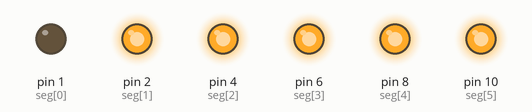
Recording of a sketch running on a simulated Arduino Uno, built with avr-gcc and run on an emulated ATmega328P. Parts: output pins drawn as LEDs (lit = HIGH).

Above: at 0.1 s.
At 0.5 s:
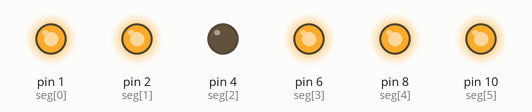
At 0.9 s:
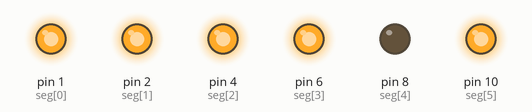
At 1.1 s:
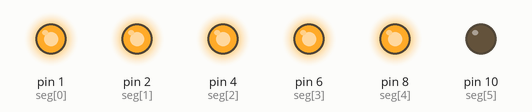
At 1.9 s:
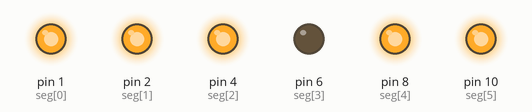
At 2.7 s:
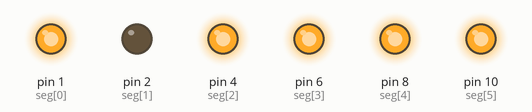
Timing chart, 0 to 3.0 s (numbered marks = the images above):
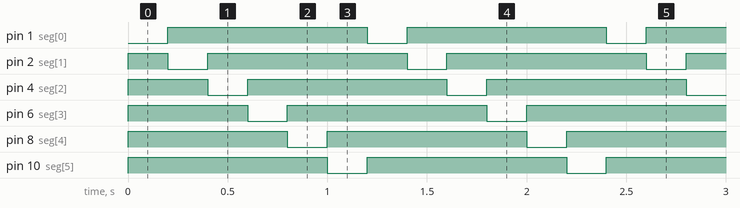

Measured:
- by itself, pin 1 (seg[0]), pin 2 (seg[1]), pin 4 (seg[2]), pin 6 (seg[3]), pin 8 (seg[4]), pin 10 (seg[5]): alternates HIGH for 1.0 s and LOW for 0.20 s
- by itself, everything shown: repeats every 1.2 s, in 6 steps

The sketch:

Seven_Segment_Racetrack.ino
```cpp
/*
 * Seven Segment Racetrack
 * Jimmy Hickey
 *
 * Make a non-lit segment of a seven segment display race around the outside ring of segments.
 */

//Make an array of pins to be used for the 6 segments
int seg[]={1,2,4,6,8,10};
void setup() {
  //Set all the pins to output
  pinMode(seg[0], OUTPUT);
  pinMode(seg[1], OUTPUT);
  pinMode(seg[2], OUTPUT);
  pinMode(seg[3], OUTPUT);
  pinMode(seg[4], OUTPUT);
  pinMode(seg[5], OUTPUT);

  //Intialize all the pins to HIGH/On
  digitalWrite(seg[0], HIGH);
  digitalWrite(seg[1], HIGH);
  digitalWrite(seg[2], HIGH);
  digitalWrite(seg[3], HIGH);
  digitalWrite(seg[4], HIGH);
  digitalWrite(seg[5], HIGH);


}

void loop() {
 //Go through the array
 for(int i=0; i<=5;i++){

   //Turn the current pin off
   digitalWrite(seg[i],LOW);

   //Turn the previous pin on
   if(i==0){
    digitalWrite(seg[5],HIGH);
   }
   else{
    digitalWrite(seg[i-1],HIGH);
   }
   //Delay
   delay(200);
 }

}
```
